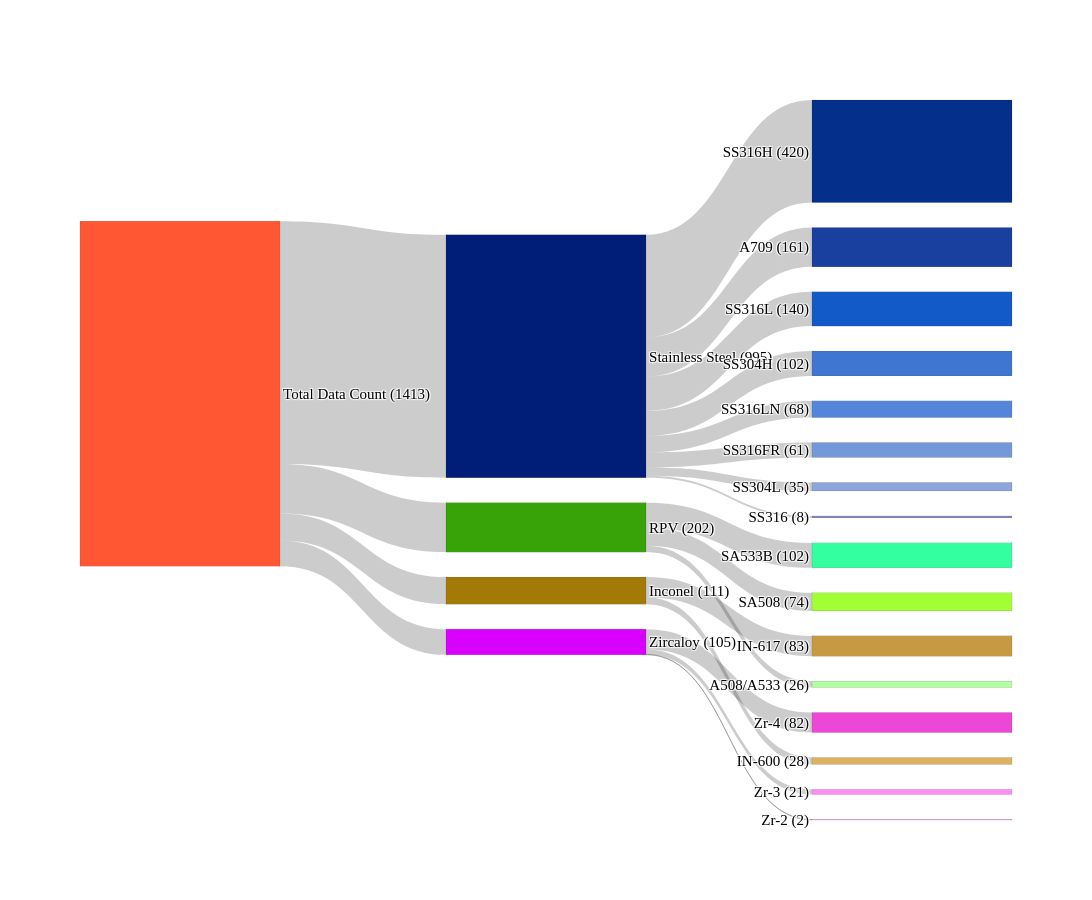

The code cell stored with this chart in its notebook:
### Markdown cell above
## 2.1 Material Distribution <a name='2.1-material-distribution'></a>

### Code cell
# Sankey diagram showing the material distribution of the collected dataset (Figure 3)
group_order = ['Stainless Steel', 'RPV', 'Inconel', 'Zircaloy']
alloy_order = ['A709', 'SA533B', 'SA508', 'SS316H', 'SS316LN', 'SS316L', 'SS316',
               'A508/A533', 'IN-617', 'Zr-4', 'SS304L', 'IN-600', 'SS316FR', 'SS304H',
               'Zr-2', 'Zr-3']

total = len(df)
group_counts = df['Alloy Group'].value_counts().to_dict()
alloy_counts = df['Alloy Designation'].value_counts().to_dict()
alloy_to_group = (df.drop_duplicates('Alloy Designation')
                    .set_index('Alloy Designation')['Alloy Group'].to_dict())

labels3 = [f'Total Data Count ({total})']
labels3 += [f'{g} ({group_counts[g]})' for g in group_order]
labels3 += [f'{a} ({alloy_counts[a]})' for a in alloy_order]

idx_total = 0
idx_group = {g: i + 1 for i, g in enumerate(group_order)}
idx_alloy = {a: i + 1 + len(group_order) for i, a in enumerate(alloy_order)}

source3, target3, value3 = [], [], []
for g in group_order:
    source3.append(idx_total); target3.append(idx_group[g]); value3.append(group_counts[g])
for a in alloy_order:
    g = alloy_to_group[a]
    source3.append(idx_group[g]); target3.append(idx_alloy[a]); value3.append(alloy_counts[a])

colors3 = [
    '#FF5733',  # Total
    '#001D78',  # Stainless Steel
    '#37A308',  # RPV
    '#A37908',  # Inconel
    '#D900FF',  # Zircaloy
    '#19409E',  # A709
    '#33FFA1',  # SA533B
    '#A1FF33',  # SA508
    '#04308C',  # SS316H
    '#5386DB',  # SS316LN
    '#125AC7',  # SS316L
    '#8989C7',  # SS316
    '#B1FFA1',  # A508/A533
    '#C79942',  # IN-617
    '#ED47D7',  # Zr-4
    '#8DA5D9',  # SS304L
    '#DBB163',  # IN-600
    '#7499DB',  # SS316FR
    '#3F76D1',  # SS304H
    '#F863EB',  # Zr-2
    '#FA8FF1',  # Zr-3
]

fig3 = go.Figure(go.Sankey(
    node=dict(
        pad=25, thickness=200,
        line=dict(color='black', width=0.1),
        label=labels3, color=colors3,
    ),
    link=dict(source=source3, target=target3, value=value3),
))
fig3.update_layout(
    title_text='', width=1400, height=900,
    font=dict(family='Arial Black', size=15, color='black'),
)
fig3.show()

### Figure 1 — Plotly figure (JSON) as saved in the notebook; plotly's stock layout.template omitted (floating-point values rounded to 4 significant figures)
{"data": [{"link": {"source": [0, 0, 0, 0, 1, 2, 2, 1, 1, 1, 1, 2, 3, 4, 1, 3, 1, 1, 4, 4], "target": [1, 2, 3, 4, 5, 6, 7, 8, 9, 10, 11, 12, 13, 14, 15, 16, 17, 18, 19, 20], "value": [995, 202, 111, 105, 161, 102, 74, 420, 68, 140, 8, 26, 83, 82, 35, 28, 61, 102, 2, 21]}, "node": {"color": ["#FF5733", "#001D78", "#37A308", "#A37908", "#D900FF", "#19409E", "#33FFA1", "#A1FF33", "#04308C", "#5386DB", "#125AC7", "#8989C7", "#B1FFA1", "#C79942", "#ED47D7", "#8DA5D9", "#DBB163", "#7499DB", "#3F76D1", "#F863EB", "#FA8FF1"], "label": ["Total Data Count (1413)", "Stainless Steel (995)", "RPV (202)", "Inconel (111)", "Zircaloy (105)", "A709 (161)", "SA533B (102)", "SA508 (74)", "SS316H (420)", "SS316LN (68)", "SS316L (140)", "SS316 (8)", "A508/A533 (26)", "IN-617 (83)", "Zr-4 (82)", "SS304L (35)", "IN-600 (28)", "SS316FR (61)", "SS304H (102)", "Zr-2 (2)", "Zr-3 (21)"], "line": {"color": "black", "width": 0.1}, "pad": 25, "thickness": 200}, "type": "sankey"}], "layout": {"font": {"color": "black", "family": "Arial Black", "size": 15}, "height": 900, "title": {"text": ""}, "width": 1400}}
